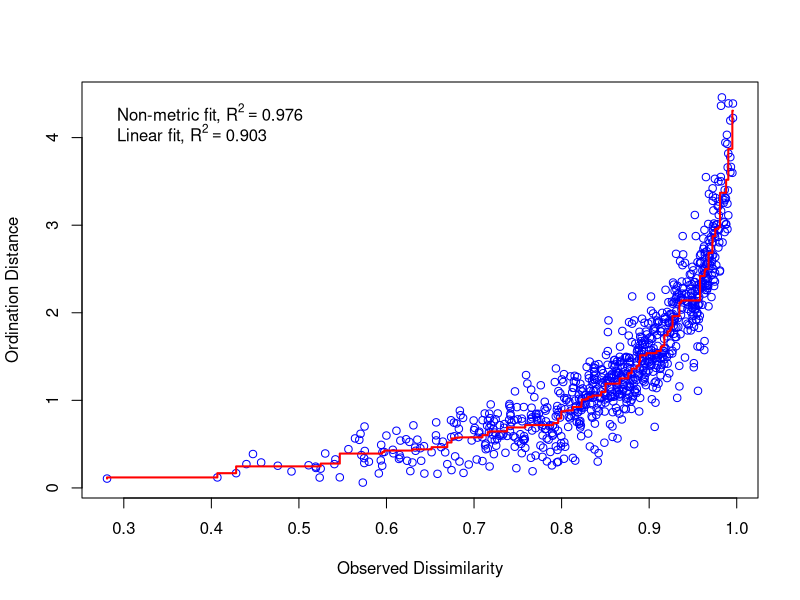
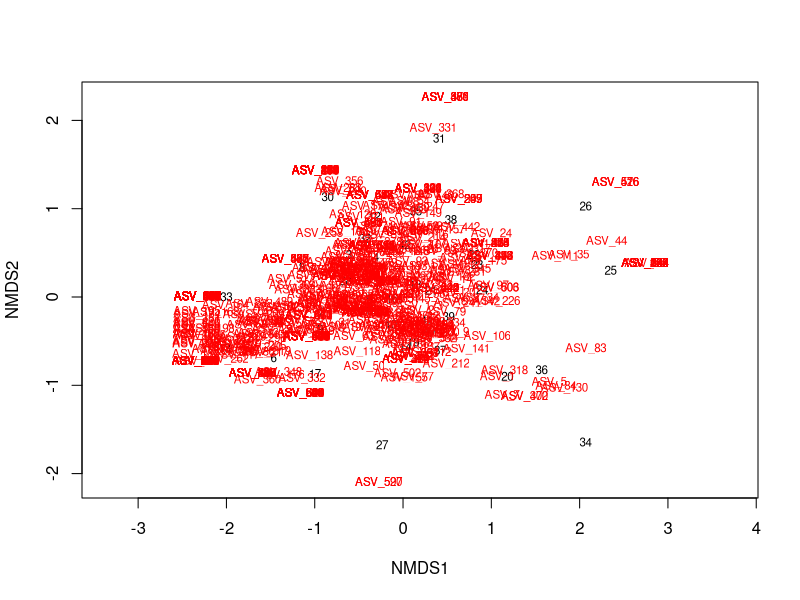
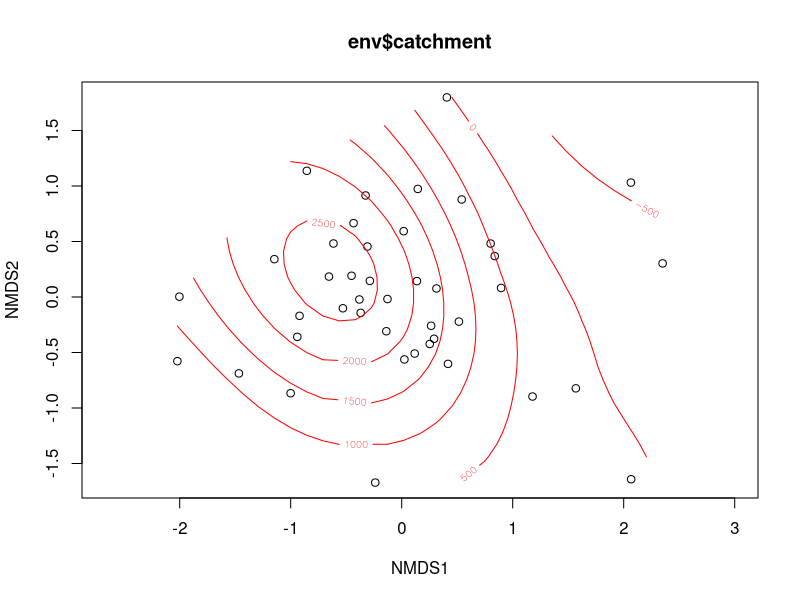
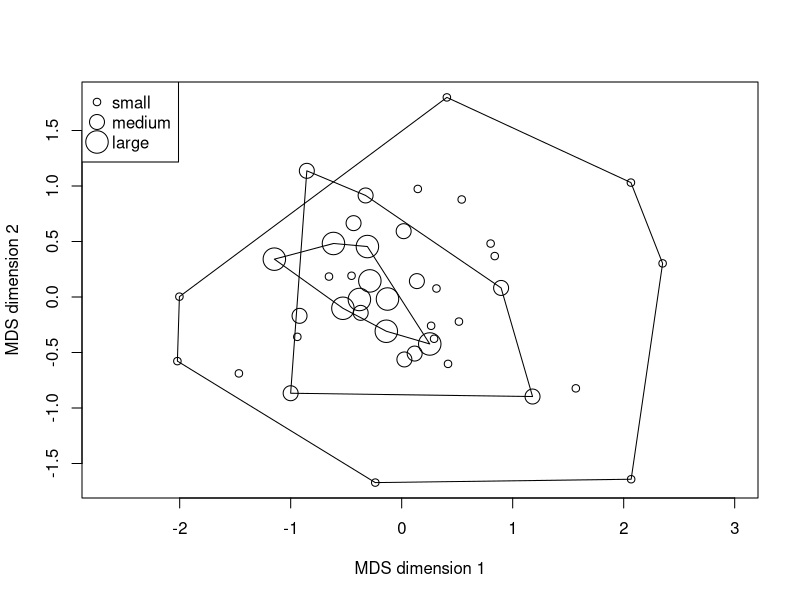
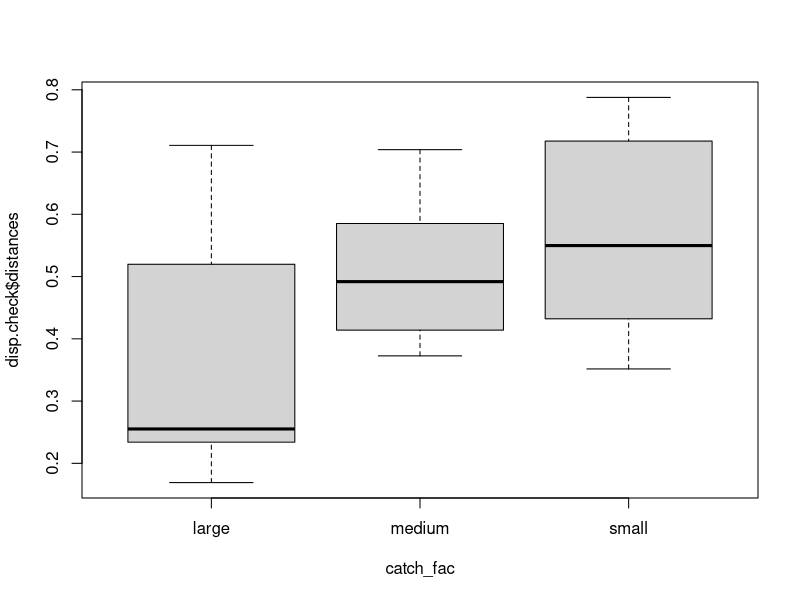
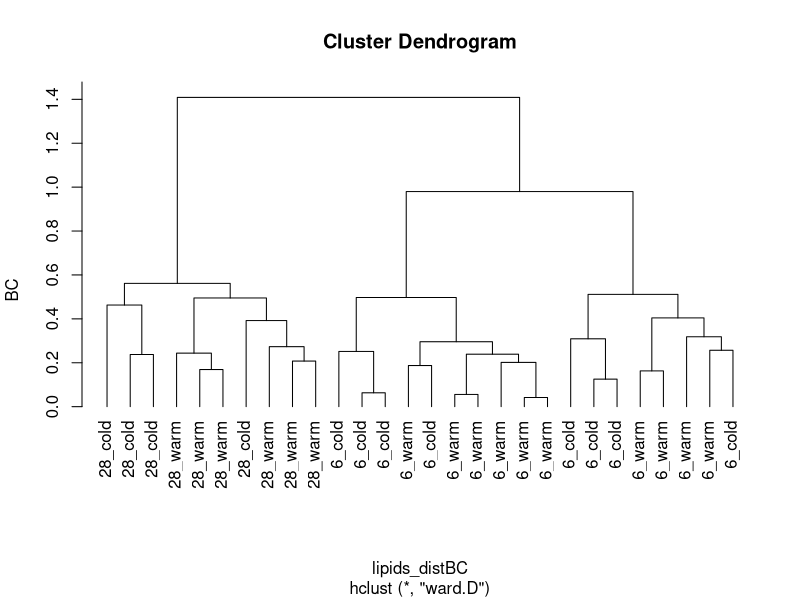
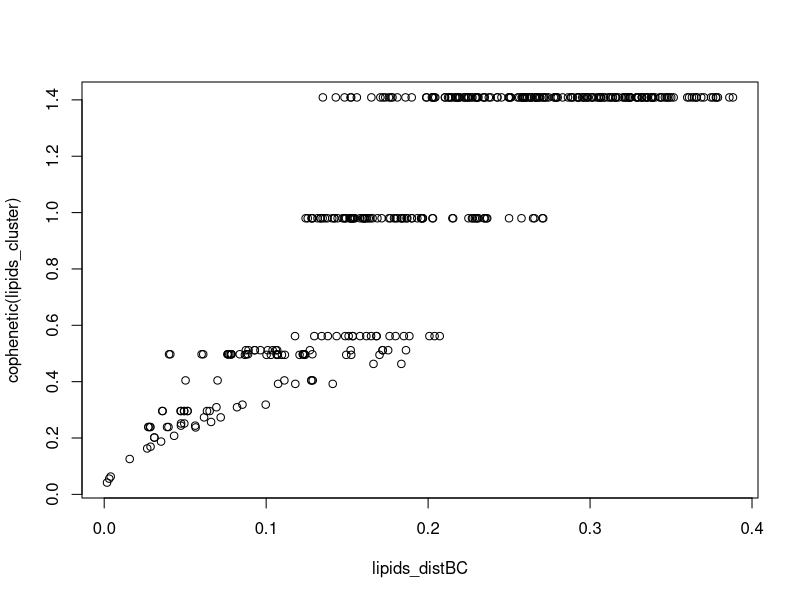
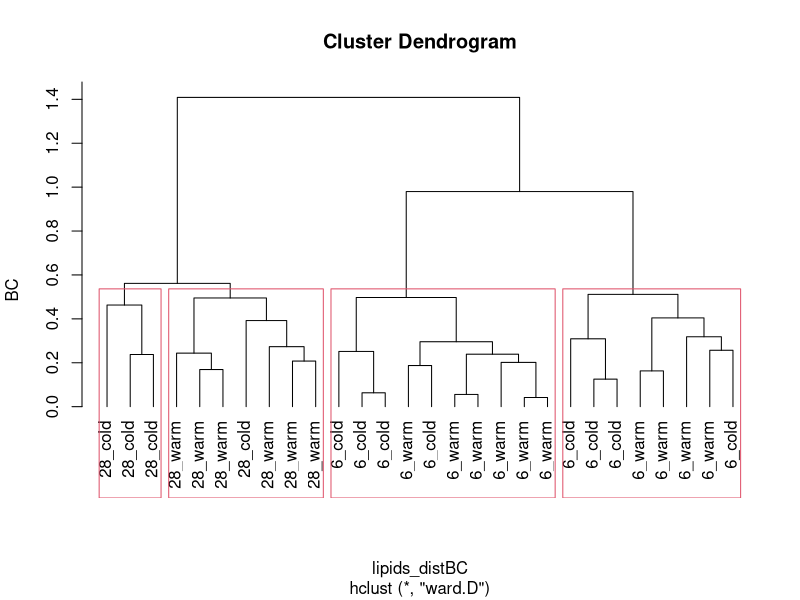

Reproduce these figures in R, in order.
## ---- chunk 1
knitr::opts_chunk$set(fig.width=5, fig.height=5, fig.align="center", collapse = TRUE, comment = "##", dev="png")
library(RColorBrewer)
cols = brewer.pal(8, "Set1")

## to use tables
library(knitr)
library(kableExtra)
library(vegan)
## ---- chunk 2
# We sampled stream biofilm at 42 different streams across the Vjosa river network. Algal species were derived by 18S rRNA gene amplification
vjosa<-read.csv(file="data/data_vjosa.csv", sep=";") #load data
dim(vjosa) #

com<-vjosa[,grep("ASV",names(vjosa))] # choose only ASV columns, these are the species
env<-vjosa[,-grep("ASV",names(vjosa))] # choose everything expect ASV


# We try to find the "best" reproduction of dissimilarities among sites in a 2 dimensional space.
# We use non-metric multidimensional scaling on Bray-Curtis dissimilarity matrix.

mds_vjosa <- metaMDS(comm = com, distance = "bray", k = 2) # to run a NMDS, $points to get scores, $stress to get information about fit
mds_vjosa$stress
## % of dissimilarities unrepresented
## Generally, stress < 0.05 provides an excellent represention in reduced 
# dimensions, < 0.1 is great, < 0.2 is good, and stress > 0.3 provides a poor representation
# if high stress is a problem, the argument trymax (number of default iterations) or number of dimensions (e.g. k=3) can be increased 

stressplot(mds_vjosa) # to compare configuration distances with observed dissimilarities
goodness(mds_vjosa) # sample-specific goodness of fit

#quick plot
plot(mds_vjosa, type="t")
#Do different sizes of streams (approximated by catchment area) have different communities?
ordisurf(mds_vjosa, env$catchment)

#customized plot
#use catchment_class as point size in plot
cex.catch <- as.factor(env$catchment_class)
levels(cex.catch)<-c(3,2,1)
cex.catch<-as.numeric(as.character(cex.catch))

plot(mds_vjosa$points,asp=1,cex=cex.catch, xlab="MDS dimension 1",ylab="MDS dimension 2")

#connect catchment classes in plot
ordihull(mds_vjosa, env$catchment_class)
#alternative: ordispider(mds_vjosa, env$catchment_class)

legend("topleft", pch=21, pt.cex=c(1,2,3), legend=c("small","medium", "large"))
## ---- chunk 3
# PERMANOVA - non-parametric permutational MANOVA #
# a multivariate hypothesis test: 
# 1 factor (catchment class) and 1 multivariate response = "community composition"

# compute a distance matrix:
dmat = vegdist(com, method = "bray") # compute a dissimilarity matrix

# first testing for homogeneity of dispersion (homogeneous distances to group centroids)
catch_fac<-as.factor(env$catchment_class)

disp.check<-betadisper(dmat, catch_fac)
disp.check$distances

boxplot(disp.check$distances~catch_fac)
# or directly: boxplot(disp.check)

anova(lm(disp.check$distances~catch_fac))
#or directly on anova(disp.check) #also works directly on disp.check

# the actual PERMANOVA would work like this, however, we do not have homogeneous dispersion...
adonis2(dmat~catch_fac)

#... however, we found another interesting result, beta diversity among small stream is larger then among medium stream and large streams.
## ---- chunk 4
lipids<-read.table(file="data/BacterialMembrane.txt",header=TRUE)
names(lipids)
lip_data<-lipids[,4:20]
# abbreviations: MU = mono-unsaturated, SA = saturated, nb = non-branched, b = branched
# SA_branprop = proportion of branched and saturated FAs
# theory: unsaturated and branched FAs increase fluidity of membrane
# test (i) adaptation vs. (ii) acclimatization to temperature by changing FA composition of membranes

isolate<-factor(lipids$isolate)
temperature<-factor(lipids$temperature)
combifac<-factor(paste(temperature,"_",isolate,sep=""))

## distance matrix: Euclidean distance on arcsine-sqr-data
as_lip_data<-asin(sqrt(lip_data)) # very old-school, better don´t do ;-)
lipids_distE<-vegdist(as_lip_data, method="euclidean") 

## alternatively: Bray-Curtis distance with proportional data
lipids_distBC<-vegdist(lip_data, method="bray")

# cluster analysis #
# various agglomeration methods available and the choice is important, explore method=
# "single": nearest neighbour counts (good for gradients, but makes chains)
# "complete": all group members must be close, farthest group member counts (makes small spheric groups, good to find outliers)
# "average": compromise average strategy, new member joins at mean distance to all group members, actually UPGMA
# "ward.D": aims at minimizing within-group sums of squares of distances
lipids_cluster<-hclust(lipids_distBC, method = "ward.D")
lipids_cluster$height<-sqrt(lipids_cluster$height) # may help

# then compare effect of agglomeration method on dendrogram
plot(lipids_cluster, hang = -1, labels = combifac, ylab = "BC")

# which agglomeration method (and thus dendrogram) is best?
#cophenetic(lipids_cluster) # linkage distances in dendrogram
plot(lipids_distBC,cophenetic(lipids_cluster))
cor(lipids_distBC,cophenetic(lipids_cluster),method="spearman")

cutree(lipids_cluster,k=4)
cutree(lipids_cluster,h=0.05)

plot(lipids_cluster, hang = -1, labels = combifac, ylab = "BC")
rect.hclust(lipids_cluster,k=4) # or specify height h instead of k

## ---- chunk 5
lipids<-read.table(file="data/BacterialMembrane.txt",header=TRUE)
names(lipids)
lip_data<-lipids[,4:20]
# abbreviations: MU = mono-unsaturated, SA = saturated, nb = non-branched, b = branched
# SA_branprop = proportion of branched and saturated FAs
# theory: unsaturated and branched FAs increase fluidity of membrane
# test (i) adaptation vs. (ii) acclimatization to temperature by changing FA composition of membranes

isolate<-factor(lipids$isolate)
temperature<-factor(lipids$temperature)
combifac<-factor(paste(temperature,"_",isolate,sep=""))

## distance matrix: Bray-Curtis distance with proportional data
lipids_distBC<-vegdist(lip_data, method="bray")

# using the same distance matrix as cluster analysis 
pcoa<-cmdscale(lipids_distBC,k=2,eig=TRUE,add=TRUE)
# argument add=TRUE means a constant is added to distances to avoid negative eigenvalues

cumsum(pcoa$eig/sum(pcoa$eig)) # contributions of various PCoA axes
# first two axes cover 67% of variation of distances

pcoa$points # the site scores (coordinates in reduced space)

col.isolate<-isolate
levels(col.isolate)<-c("white","red")
col.isolate<-as.character(col.isolate)

pch.temperature<-as.numeric(as.character(temperature))
pch.temperature[pch.temperature==6]<-21
pch.temperature[pch.temperature==28]<-23

plot(pcoa$points,pch=pch.temperature,bg=col.isolate)
legend("topleft",pch=c(21,21,23,23),pt.bg=c("white","red","white","red"),
       legend=c("6°C - warm isolate","6°C - cold isolate","28°C - warm isolate","28°C - cold isolate"),cex=0.6)
## ---- chunk 6
cap<-capscale(lipids_distBC~isolate*temperature)
summary(cap)

anova(cap,by="axis",model="direct",perm.max=9999,step=1000)
anova(cap,by="terms",model="direct",perm.max=9999,step=1000)

# all functions more or less taken from RDA
# e.g. to get site scores for plotting
#scores(cap,display="sites")[,1:2]
